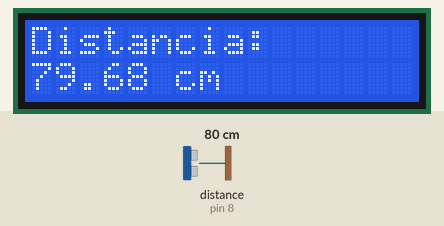
Simulated run of this sketch. Board: Arduino Uno, built with avr-gcc and run on an emulated ATmega328P. On the bench: 16×2 character LCD. Wiring (inferred from the names in the program): ultrasonic range finder: trigger pin 13; echo pin 8. The inputs (shaded band) are chosen by the test bench; at power-on: distance to the obstacle (sensor on pin 8) 80 cm. The echo pulse lasts 58.3 µs per cm.

Above: at 1.2 s.
1.3 s: distance to the obstacle (sensor on pin 8) set to 2 cm
At 1.46 s:
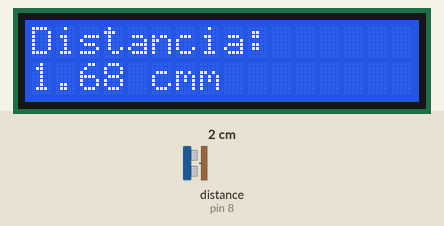
3.3 s: distance to the obstacle (sensor on pin 8) set to 18 cm
At 4.6 s:
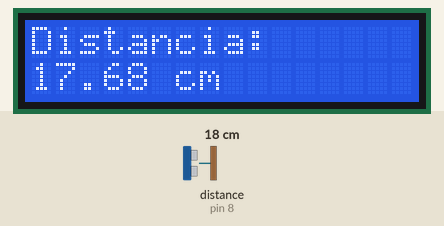
4.9 s: distance to the obstacle (sensor on pin 8) set to 299 cm
At 5.14 s:
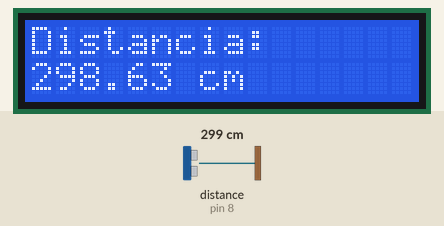
6.5 s: distance to the obstacle (sensor on pin 8) set to 4 cm
At 6.68 s:
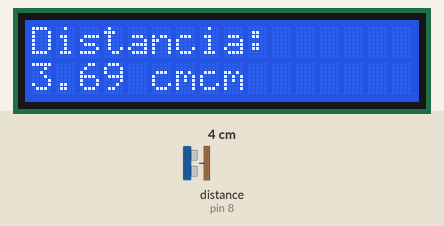
Timing chart, 0 to 9.5 s (numbered marks = the images above; inputs shaded):
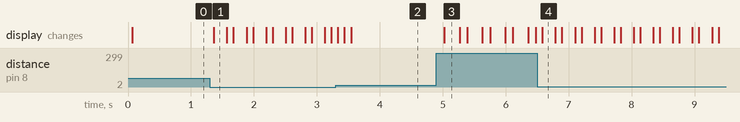

Measured:
- after the input at 1.3 s, the display: changes after 0.07 s (image 1)
- after the input at 3.3 s, the display: first changes at once (image 2 shows a later state)
- after the input at 4.9 s, the display: changes after 0.13 s (image 3)
- after the input at 6.5 s, the display: changes after 0.08 s (image 4)

The sketch:

sensor-ultrassonico-hc-sr04.ino
```cpp
/*
 * HC-SR04 example sketch
 *
 * https://create.arduino.cc/projecthub/Isaac100/getting-started-with-the-hc-sr04-ultrasonic-sensor-036380
 *
 * by Isaac100
 */
// include the library code:
#include <LiquidCrystal.h>

// initialize the library with the numbers of the interface pins
LiquidCrystal lcd(12, 11, 5, 4, 3, 2);

const int trigPin = 13;
const int echoPin = 8;

float duration, distance;

void setup() {
  // set up the LCD's number of columns and rows:
  lcd.begin(16, 2);
  // Print a message to the LCD.
  //lcd.print("hello, world!");

  pinMode(trigPin, OUTPUT);
  pinMode(echoPin, INPUT);
  Serial.begin(9600);
}

void loop() {
  digitalWrite(trigPin, LOW);
  delayMicroseconds(2);
  digitalWrite(trigPin, HIGH);
  delayMicroseconds(10);
  digitalWrite(trigPin, LOW);

  duration = pulseIn(echoPin, HIGH);
  distance = (duration*.0343)/2;
  lcd.setCursor(0, 0);
  lcd.print("Distancia: ");
  lcd.setCursor(0, 1);
  lcd.print(distance);
  lcd.print(" cm");

  //Serial.print("Distance: ");
  //Serial.println(distance);
  delay(100);
}
```
